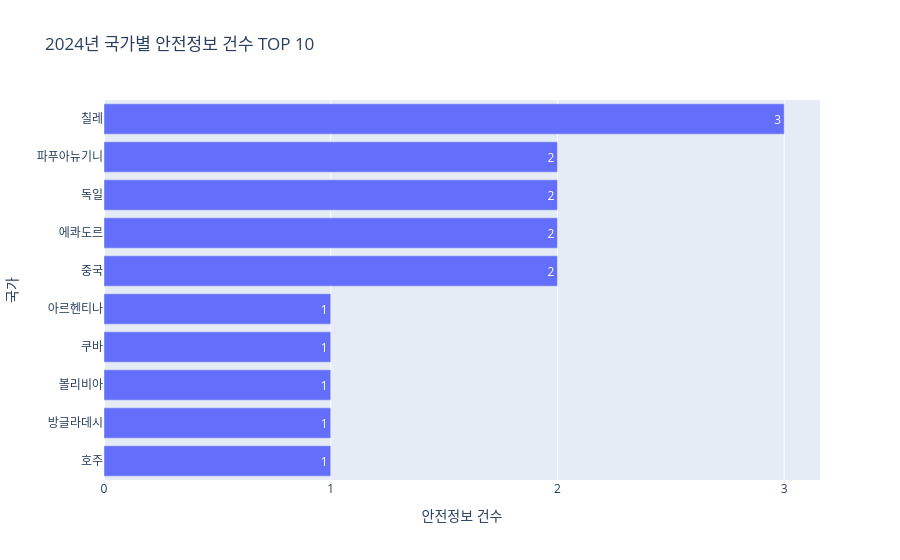

Notebook code cell kept with this figure:
### Code cell
fig = px.bar(
    top10,
    x="count",
    y="country_kr",
    orientation="h",
    title=f"{selected_year}년 국가별 안전정보 건수 TOP 10",
    labels={
        "count": "안전정보 건수",
        "country_kr": "국가"
    },
    text="count"
)

# 안전정보가 많은 국가가 위쪽에 오도록 정렬
fig.update_layout(
    yaxis={
        "categoryorder": "total ascending"
    },
    xaxis={
        "dtick": 1
    }
)

fig.show()

### Figure 1 — Plotly figure (JSON) as saved in the notebook; plotly's stock layout.template omitted (floating-point values rounded to 4 significant figures)
{"data": [{"hovertemplate": "안전정보 건수=%{text}<br>국가=%{y}<extra></extra>", "legendgroup": "", "marker": {"color": "#636efa", "pattern": {"shape": ""}}, "name": "", "orientation": "h", "showlegend": false, "text": [3.0, 2.0, 2.0, 2.0, 2.0, 1.0, 1.0, 1.0, 1.0, 1.0], "textposition": "auto", "type": "bar", "x": [3, 2, 2, 2, 2, 1, 1, 1, 1, 1], "xaxis": "x", "y": ["칠레", "중국", "에콰도르", "독일", "파푸아뉴기니", "호주", "방글라데시", "볼리비아", "쿠바", "아르헨티나"], "yaxis": "y"}], "layout": {"barmode": "relative", "legend": {"tracegroupgap": 0}, "title": {"text": "2024년 국가별 안전정보 건수 TOP 10"}, "xaxis": {"anchor": "y", "domain": [0, 1], "dtick": 1, "title": {"text": "안전정보 건수"}}, "yaxis": {"anchor": "x", "categoryorder": "total ascending", "domain": [0, 1], "title": {"text": "국가"}}}}
